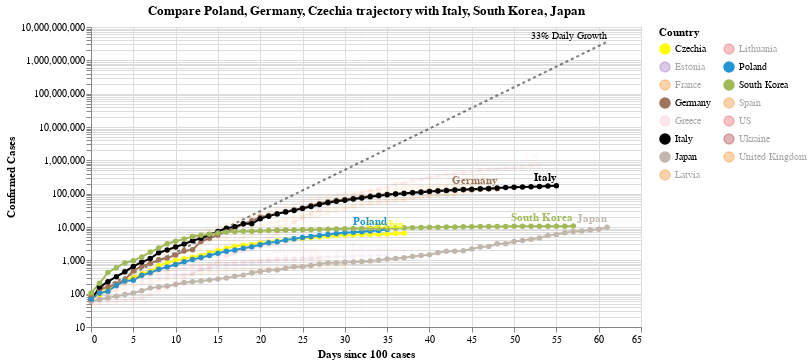

The code cell stored with this chart in its notebook:
### Code cell
#hide_input
chart2 = make_since_chart(['Poland', 'Germany', 'Czechia'])
chart2

### Figure 1 — Vega-Lite specification as saved in the notebook (floating-point values rounded to 4 significant figures; data arrays with more than 128 entries replaced by an {"elided": "..."} marker saying what was removed)
{"config": {"view": {"continuousWidth": 400, "continuousHeight": 300}}, "layer": [{"mark": {"type": "line", "color": "black", "opacity": 0.5, "strokeDash": [3, 3]}, "encoding": {"x": {"type": "quantitative", "field": "Days since 100 cases"}, "y": {"type": "quantitative", "field": "Confirmed Cases"}}}, {"mark": {"type": "text", "align": "right", "dy": -6, "fontSize": 10, "text": "33% Daily Growth"}, "encoding": {"x": {"type": "quantitative", "field": "Days since 100 cases"}, "y": {"type": "quantitative", "field": "Confirmed Cases"}}, "transform": [{"filter": "(datum['Days since 100 cases'] >= 61)"}]}, {"data": {"name": "data-a2a480c8598e62cabd166222d8d26509"}, "mark": {"type": "line", "point": true}, "encoding": {"color": {"type": "nominal", "field": "Country", "legend": {"columns": 2}, "scale": {"domain": ["Czechia", "Estonia", "France", "Germany", "Greece", "Italy", "Japan", "Latvia", "Lithuania", "Poland", "South Korea", "Spain", "US", "Ukraine", "United Kingdom"], "range": ["yellow", "#9467bd", "#F58518", "#9D755D", "pink", "black", "#C1B7AD", "#F58518", "#E45756", "#2495D3", "#A1BA59", "#F58518", "#E45756", "brown", "#F58518"]}}, "opacity": {"condition": {"value": 1, "selection": "selector002"}, "value": 0.05}, "tooltip": [{"type": "nominal", "field": "Country"}, {"type": "temporal", "field": "Date"}, {"type": "quantitative", "field": "Confirmed Cases"}, {"type": "quantitative", "field": "Days since 100 cases"}], "x": {"type": "quantitative", "field": "Days since 100 cases"}, "y": {"type": "quantitative", "field": "Confirmed Cases", "scale": {"type": "log"}}}, "selection": {"selector002": {"type": "multi", "fields": ["Country"], "bind": "legend", "init": [{"Country": "Poland"}, {"Country": "Germany"}, {"Country": "Czechia"}, {"Country": "Italy"}, {"Country": "South Korea"}, {"Country": "Japan"}]}}, "width": 550}, {"data": {"name": "data-a2a480c8598e62cabd166222d8d26509"}, "mark": {"type": "text", "align": "right", "dy": -8, "fontWeight": "bold"}, "encoding": {"color": {"type": "nominal", "field": "Country", "legend": {"columns": 2}, "scale": {"domain": ["Czechia", "Estonia", "France", "Germany", "Greece", "Italy", "Japan", "Latvia", "Lithuania", "Poland", "South Korea", "Spain", "US", "Ukraine", "United Kingdom"], "range": ["yellow", "#9467bd", "#F58518", "#9D755D", "pink", "black", "#C1B7AD", "#F58518", "#E45756", "#2495D3", "#A1BA59", "#F58518", "#E45756", "brown", "#F58518"]}}, "opacity": {"condition": {"value": 1, "selection": "selector002"}, "value": 0.05}, "text": {"type": "nominal", "field": "Country"}, "tooltip": [{"type": "nominal", "field": "Country"}, {"type": "temporal", "field": "Date"}, {"type": "quantitative", "field": "Confirmed Cases"}, {"type": "quantitative", "field": "Days since 100 cases"}], "x": {"type": "quantitative", "field": "Days since 100 cases"}, "y": {"type": "quantitative", "field": "Confirmed Cases", "scale": {"type": "log"}}}, "transform": [{"filter": "(datum['Date'] >= 1587081600000)"}], "width": 550}], "data": {"name": "data-984bfa975360feefb59347ab064a9458"}, "title": "Compare Poland, Germany, Czechia trajectory with Italy, South Korea, Japan", "$schema": "https://vega.github.io/schema/vega-lite/v4.0.2.json", "datasets": {"data-984bfa975360feefb59347ab064a9458": [{"Days since 100 cases": 0, "Confirmed Cases": 100.0}, {"Days since 100 cases": 1, "Confirmed Cases": 133.0}, {"Days since 100 cases": 2, "Confirmed Cases": 176.9}, {"Days since 100 cases": 3, "Confirmed Cases": 235.3}, {"Days since 100 cases": 4, "Confirmed Cases": 312.9}, {"Days since 100 cases": 5, "Confirmed Cases": 416.2}, {"Days since 100 cases": 6, "Confirmed Cases": 553.5}, {"Days since 100 cases": 7, "Confirmed Cases": 736.1}, {"Days since 100 cases": 8, "Confirmed Cases": 979.1}, {"Days since 100 cases": 9, "Confirmed Cases": 1302.0}, {"Days since 100 cases": 10, "Confirmed Cases": 1732.0}, {"Days since 100 cases": 11, "Confirmed Cases": 2303.0}, {"Days since 100 cases": 12, "Confirmed Cases": 3064.0}, {"Days since 100 cases": 13, "Confirmed Cases": 4074.0}, {"Days since 100 cases": 14, "Confirmed Cases": 5419.0}, {"Days since 100 cases": 15, "Confirmed Cases": 7207.0}, {"Days since 100 cases": 16, "Confirmed Cases": 9586.0}, {"Days since 100 cases": 17, "Confirmed Cases": 12750.0}, {"Days since 100 cases": 18, "Confirmed Cases": 16960.0}, {"Days since 100 cases": 19, "Confirmed Cases": 22550.0}, {"Days since 100 cases": 20, "Confirmed Cases": 29990.0}, {"Days since 100 cases": 21, "Confirmed Cases": 39890.0}, {"Days since 100 cases": 22, "Confirmed Cases": 53060.0}, {"Days since 100 cases": 23, "Confirmed Cases": 70560.0}, {"Days since 100 cases": 24, "Confirmed Cases": 93850.0}, {"Days since 100 cases": 25, "Confirmed Cases": 124800.0}, {"Days since 100 cases": 26, "Confirmed Cases": 166000.0}, {"Days since 100 cases": 27, "Confirmed Cases": 220800.0}, {"Days since 100 cases": 28, "Confirmed Cases": 293700.0}, {"Days since 100 cases": 29, "Confirmed Cases": 390600.0}, {"Days since 100 cases": 30, "Confirmed Cases": 519500.0}, {"Days since 100 cases": 31, "Confirmed Cases": 690900.0}, {"Days since 100 cases": 32, "Confirmed Cases": 918900.0}, {"Days since 100 cases": 33, "Confirmed Cases": 1222000.0}, {"Days since 100 cases": 34, "Confirmed Cases": 1625000.0}, {"Days since 100 cases": 35, "Confirmed Cases": 2162000.0}, {"Days since 100 cases": 36, "Confirmed Cases": 2875000.0}, {"Days since 100 cases": 37, "Confirmed Cases": 3824000.0}, {"Days since 100 cases": 38, "Confirmed Cases": 5086000.0}, {"Days since 100 cases": 39, "Confirmed Cases": 6764000.0}, {"Days since 100 cases": 40, "Confirmed Cases": 8996000.0}, {"Days since 100 cases": 41, "Confirmed Cases": 11970000.0}, {"Days since 100 cases": 42, "Confirmed Cases": 15910000.0}, {"Days since 100 cases": 43, "Confirmed Cases": 21170000.0}, {"Days since 100 cases": 44, "Confirmed Cases": 28150000.0}, {"Days since 100 cases": 45, "Confirmed Cases": 37440000.0}, {"Days since 100 cases": 46, "Confirmed Cases": 49790000.0}, {"Days since 100 cases": 47, "Confirmed Cases": 66230000.0}, {"Days since 100 cases": 48, "Confirmed Cases": 88080000.0}, {"Days since 100 cases": 49, "Confirmed Cases": 117100000.0}, {"Days since 100 cases": 50, "Confirmed Cases": 155800000.0}, {"Days since 100 cases": 51, "Confirmed Cases": 207200000.0}, {"Days since 100 cases": 52, "Confirmed Cases": 275600000.0}, {"Days since 100 cases": 53, "Confirmed Cases": 366600000.0}, {"Days since 100 cases": 54, "Confirmed Cases": 487500000.0}, {"Days since 100 cases": 55, "Confirmed Cases": 648400000.0}, {"Days since 100 cases": 56, "Confirmed Cases": 862400000.0}, {"Days since 100 cases": 57, "Confirmed Cases": 1147000000.0}, {"Days since 100 cases": 58, "Confirmed Cases": 1525000000.0}, {"Days since 100 cases": 59, "Confirmed Cases": 2029000000.0}, {"Days since 100 cases": 60, "Confirmed Cases": 2698000000.0}, {"Days since 100 cases": 61, "Confirmed Cases": 3589000000.0}], "data-a2a480c8598e62cabd166222d8d26509": {"elided": "660 records"}}}
